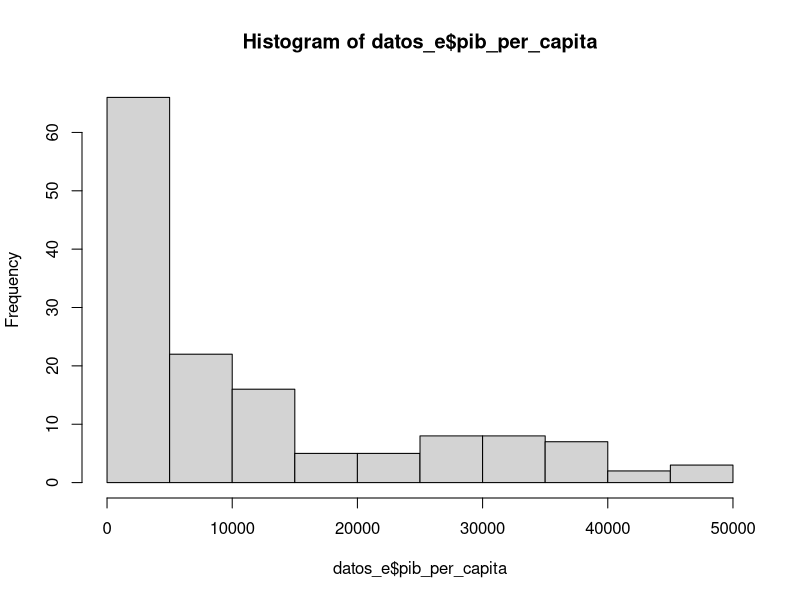
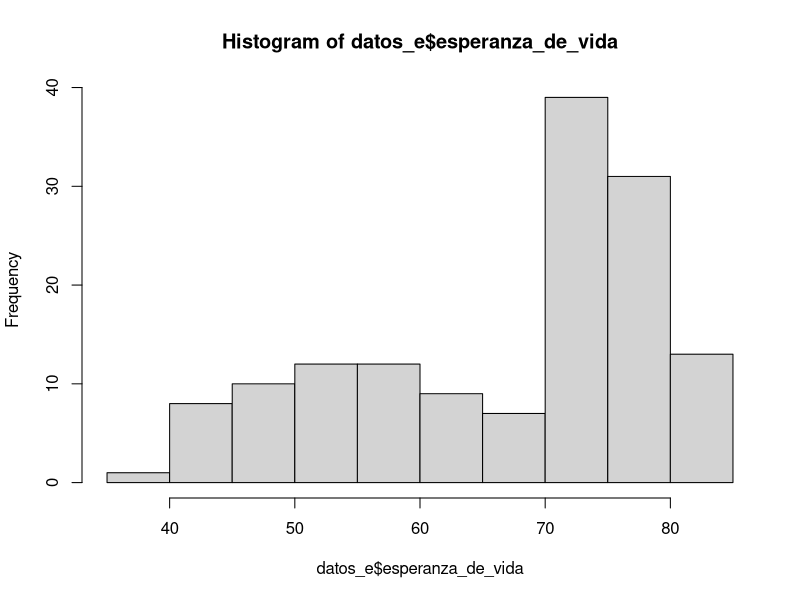
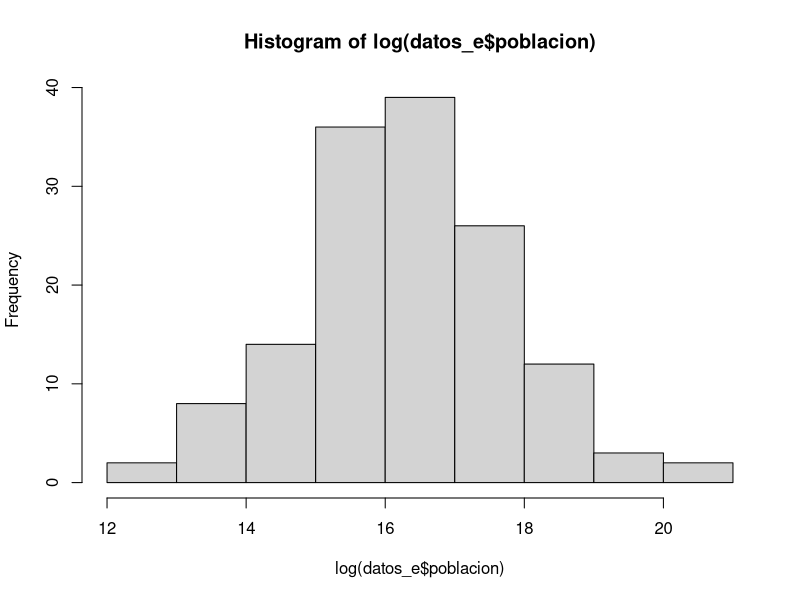

Source code (R) for these figures, in order:
# nombre del archivo a mandar por correo:
# nombre_apellido_inferencia_profesor.R
# ejemplo:
# juan_perez_inferencia_beltran.R
#maite_osorio_inferencia_leiva.R
# No olvide ejecutar las líneas 6 y 11 antes de empezar el resto del trabajo
library(readxl)

# 1. Use la función read_excel para cargar los datos que se encuentran en el archivo excel 

misdatos <- read_excel("datos_e.xlsx")
datos_e <- misdatos


# 2. Para las variables "pib_per_capita" y "esperanza_de_vida" compute lo siguiente
# 2.1 la media cada una (4 pts)
# 2.2 la desviación estandar de cada una (4 pts)
# 2.3 la cantidad de observaciones (n) de cada una (4 pts)
mean(datos_e$pib_per_capita)
sd(datos_e$pib_per_capita)
mean(datos_e$esperanza_de_vida)
sd(datos_e$esperanza_de_vida)
summary(datos_e$pib_per_capita)
summary(datos_e$esperanza_de_vida)
# 3. Grafique los histogramas de estas tres variables:
# "pib_per_capita" (2 pto), "esperanza_de_vida" (2 pto) y el logaritmo natural de la variable "población" (4 pts).
# Puede usar cualquier función y paquete de R que grafique histogramas
hist(datos_e$pib_per_capita)
hist(datos_e$esperanza_de_vida)
hist(log(datos_e$poblacion))
